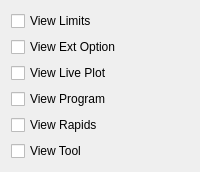
          <widget class="QWidget" name="tabWidget_6Page1">
           <attribute name="title">
            <string>Limits</string>
           </attribute>
           <layout class="QVBoxLayout" name="verticalLayout_5">
            <item>
             <widget class="QCheckBox" name="view_limits_cb">
              <property name="text">
               <string>View Limits</string>
              </property>
             </widget>
            </item>
            <item>
             <widget class="QCheckBox" name="view_extents_option_cb">
              <property name="text">
               <string>View Ext Option</string>
              </property>
             </widget>
            </item>
            <item>
             <widget class="QCheckBox" name="view_live_plot_cb">
              <property name="text">
               <string>View Live Plot</string>
              </property>
             </widget>
            </item>
            <item>
             <widget class="QCheckBox" name="view_program_cb">
              <property name="text">
               <string>View Program</string>
              </property>
             </widget>
            </item>
            <item>
             <widget class="QCheckBox" name="view_rapids_cb">
              <property name="text">
               <string>View Rapids</string>
              </property>
             </widget>
            </item>
            <item>
             <widget class="QCheckBox" name="view_tool_cb">
              <property name="text">
               <string>View Tool</string>
              </property>
             </widget>
            </item>
           </layout>
          </widget>
